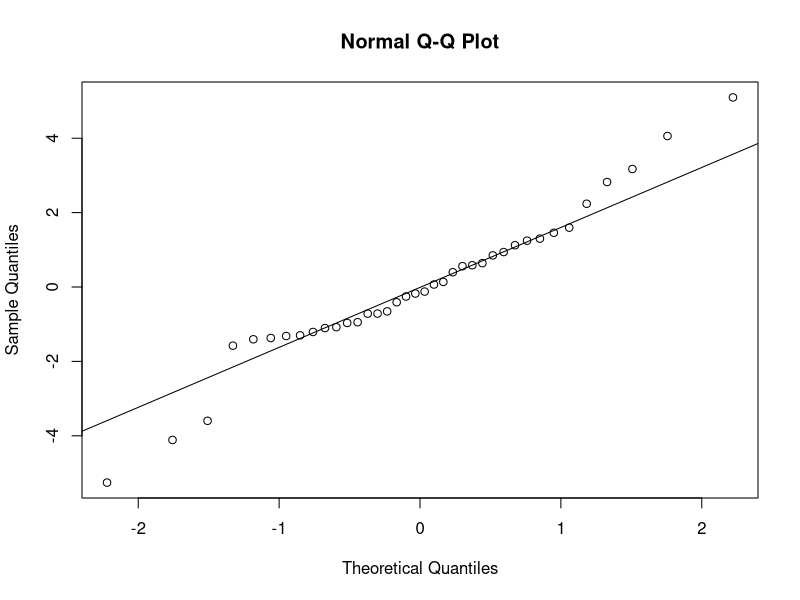
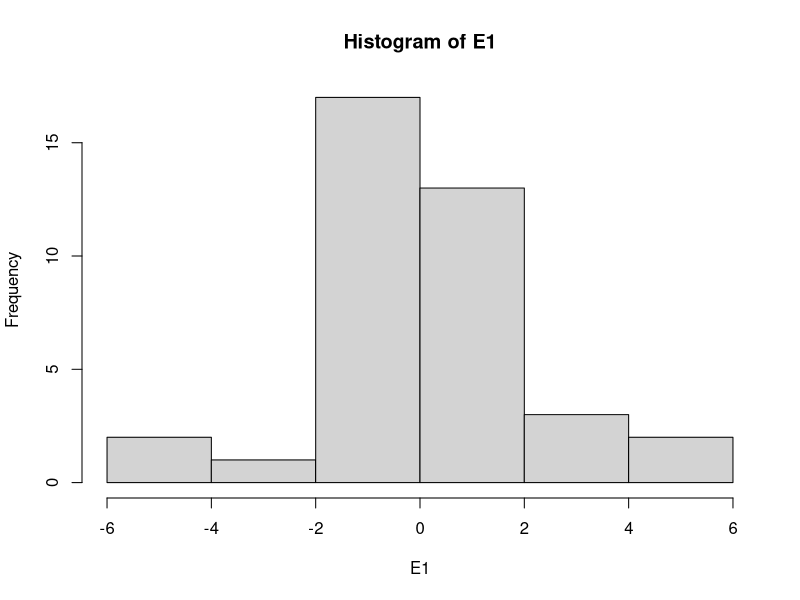
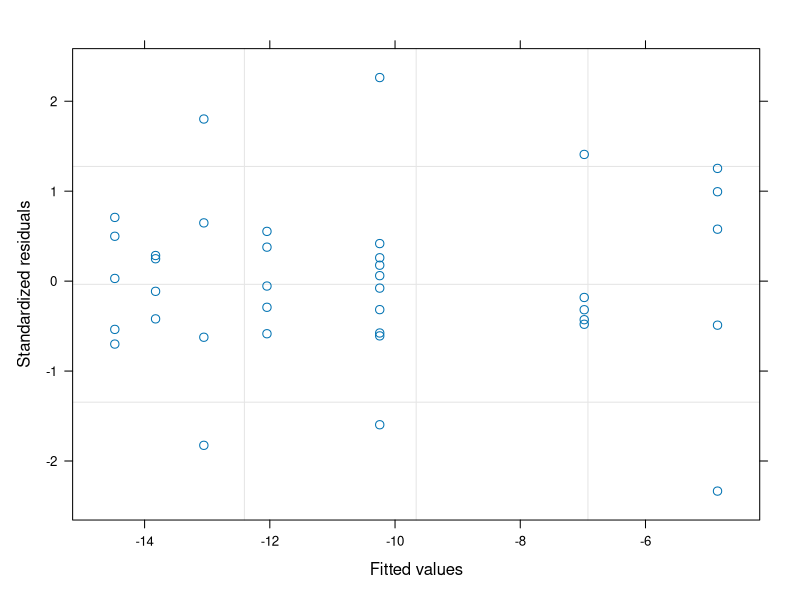

Here is the R script that generated these plots, in order: (Note: this script raises an error after producing the figures.)
#Author:  Clay Arango
#Creation date: 10-Feb-19
#Script to analyze NDS data from Summer 2018 WSB work with S. Roley and A. Alexiades

#packages
install.packages("nlme")
install.packages("nortest")
install.packages("dplyr")
install.packages("multcomp")
install.packages("MASS")
install.packages("ggplot2")
library(nlme)
library(nortest)
library(dplyr)
library(multcomp)
library(MASS)
library(ggplot2)

#Load data
roza_fall <- read.table(file="roza_fall.csv", header=T, sep=",")

#set variable
d = roza_fall

#evaluate data to make sure factors are correct
names(d)
unique(d$nutrient) #control, N, NP, NPSi, NSi, P, PSi, Si
unique(d$N) #should be 0 and 1
unique(d$P) #should be 0 and 1
unique(d$Si) #should be 0 and 1
unique(d$top) #should be "sponge" and "glass"
#if need to change, use recode function below. 
d$top<-recode(d$top, "cellulose" ="sponge")
str(d)

#convert N and P vand Si alues (0 or 1 for absence or presence) to factors
d$N<-as.factor(d$N)
d$P<-as.factor(d$P)
d$Si<-as.factor(d$Si)
str(d)

#subset data into gpp and cr response
d.cr = subset(d, top=="sponge", data=d)
d.gpp = subset(d, top=="glass", data=d)

#calculate nrr for cr
x = aggregate(d.cr[,8], list(d.cr$nutrient), mean, na.rm=T)
x
d.cr$cr.nrr = d.cr$cr.area/-10.244565 #is there a prettier way to do this?

#calculate nrr for gpp
x = aggregate(d.gpp[,9], list(d.gpp$nutrient), mean, na.rm=T)
x
d.gpp$gpp.nrr = d.gpp$gpp.area/3.991310 #is there a prettier way to do this?

############################################################
#analyze RESPIRATION data
############################################################

M1<-gls(cr.area~N*P*Si, data=d.cr, na.action=na.omit)
E1<-residuals(M1)
qqnorm(E1)
qqline(E1)
ad.test(E1)
   #residuals are normally distributed, p=0.1036
hist(E1)  
plot(M1)

plot(filter(d.cr, !is.na(cr.area)) %>% dplyr::select(nutrient), 
     E1, xlab="nutrient", ylab="Residuals")
bartlett.test(cr.area~nutrient, data=d.cr)
   #variance test is below 0.05, but just barely

anova(M1)
  #co-limited by P and Si

x <- group_by(d.cr, nutrient) %>%  # Grouping function causes subsequent functions to aggregate by season and reach
  summarize(cr.mean = abs(mean(cr.area, na.rm = TRUE)), # na.rm = TRUE to remove missing values
            cr.sd=abs(sd(cr.area, na.rm = TRUE)),  # na.rm = TRUE to remove missing values
            n = sum(!is.na(cr.area)), # of observations, excluding NAs. 
            cr.se=cr.sd/sqrt(n))

ggplot(data=x, aes(x=nutrient, y=cr.mean)) + 
  geom_bar(stat="identity", position=position_dodge(), color = "black") + 
  geom_errorbar(aes(ymin=cr.mean, ymax=cr.mean+cr.se), width=0.2, 
                position=position_dodge(0.9)) + 
  xlab("Nutrient") +
  ylab(expression(Respiration~(ug~O[2]~m^{-2}~h^{-1}))) +
  ylim(0,20) +
  labs(fill="Light") +
  theme_bw() +
  theme(panel.grid.major=element_blank(),
        panel.grid.minor=element_blank(),
        legend.title=element_text(size=6),
        legend.key=element_blank(), 
        legend.position=c(0.5,0.95), 
        legend.text=element_text(size=8), 
        legend.background=element_blank(), 
        legend.direction="horizontal", 
        legend.key.size=unit(0.3, "cm"), 
        axis.title.y=element_text(size=8), 
        axis.title.x=element_text(size=8), 
        axis.text.x=element_text(size=8))

#ggsave('output/figures/Roza_summer.tiff',
#       units="in",
#       width=3.25,
#       height=3.25,
#       dpi=1200,
#       compression="lzw")

############################################################
#analyze the PRODUCTION data
############################################################

M1<-gls(gpp.area~N*P*Si, data=d.gpp, na.action=na.omit) 
E1<-residuals(M1)
qqnorm(E1)
qqline(E1)
ad.test(E1)
   #residuals are normal

hist(E1, xlab="residuals", main="")
plot(M1)

plot(filter(d.gpp, !is.na(gpp.area)) %>% dplyr::select(nutrient), 
     E1, xlab="nutrient", ylab="Residuals")
bartlett.test(gpp.area~nutrient, data=d.gpp)
   #OK

anova(M1)
  #P+Si co-limitation

x <- group_by(d.gpp, nutrient) %>%  # Grouping function causes subsequent functions to aggregate by season and reach
  summarize(gpp.mean = abs(mean(gpp.area, na.rm = TRUE)), # na.rm = TRUE to remove missing values
            gpp.sd=abs(sd(gpp.area, na.rm = TRUE)),  # na.rm = TRUE to remove missing values
            n = sum(!is.na(gpp.area)), # of observations, excluding NAs. 
            gpp.se=gpp.sd/sqrt(n))

ggplot(data=x, aes(x=nutrient, y=gpp.mean)) + 
  geom_bar(stat="identity", position=position_dodge(), color = "black") + 
  geom_errorbar(aes(ymin=gpp.mean, ymax=gpp.mean+gpp.se), width=0.2, 
                position=position_dodge(0.9)) + 
  xlab("Nutrient") +
  ylab(expression(Production~(ug~O[2]~m^{-2}~h^{-1}))) +
  labs(fill="Light") +
  theme_bw() +
  theme(panel.grid.major=element_blank(),
        panel.grid.minor=element_blank(), 
        legend.title=element_text(size=6), 
        legend.key=element_blank(),  
        legend.position=c(0.5,0.95),  
        legend.text=element_text(size=8),  
        legend.background=element_blank(),  
        legend.direction="horizontal",  
        legend.key.size=unit(0.3, "cm"),  
        axis.title.y=element_text(size=8),  
        axis.title.x=element_text(size=8),  
        axis.text.x=element_text(size=8))

#ggsave('output/figures/gppByNutrient.tiff',
#       units="in",
#       width=3.25,
#       height=3.25,
#       dpi=1200,
#       compression="lzw")


#BELOW HERE IS NOT EDITED





############################################################
#analyze the CHL-A biomass on disks

M1<-gls(chla~N*P*light, data=roza_sum.chla, na.action=na.omit)
E1<-residuals(M1)
qqnorm(E1)
qqline(E1)
ad.test(E1)
  #residuals look bad (p=0.001)
hist(E1)
plot(M1)

vf1 = varIdent(form = ~ 1|N*P)
vf2 = varIdent(form = ~ 1|light)
vf3 = varIdent(form = ~ 1|N*P*light)
vf4 = varPower(form = ~ fitted(.)) 
vf5 = varExp(form = ~ fitted(.))
vf6 = varConstPower(form = ~ fitted(.))
vf7 = varExp(form = ~ fitted(.)|nutrient)

M2<-gls(chla~N*P*light, data=roza_sum.chla, na.action=na.omit, weights=vf1)
M3<-gls(chla~N*P*light, data=roza_sum.chla, na.action=na.omit, weights=vf2)
M4<-gls(chla~N*P*light, data=roza_sum.chla, na.action=na.omit, weights=vf3)
M5<-gls(chla~N*P*light, data=roza_sum.chla, na.action=na.omit, weights=vf4)
M6<-gls(chla~N*P*light, data=roza_sum.chla, na.action=na.omit, weights=vf5)
M7<-gls(chla~N*P*light, data=roza_sum.chla, na.action=na.omit, weights=vf6)
M8<-gls(chla~N*P*light, data=roza_sum.chla, na.action=na.omit, weights=vf7)

anova(M1,M2,M3,M4,M5,M6,M7,M8)

#M3 is best on AIC

E3<-residuals(M3)
qqnorm(E3)
qqline(E3)
ad.test(E3)
#residuals are not normal (p=0.001)
hist(E3, xlab="residuals", main="")
plot(M3)
  #hist and plot look good

plot(filter(roza_sum.chla, !is.na(chla)) %>% dplyr::select(light), 
     E3, xlab="light", ylab="Residuals")
bartlett.test(chla~light, data=roza_sum.chla)

plot(filter(roza_sum.chla, !is.na(chla)) %>% dplyr::select(nutrient), 
     E3, xlab="nutrient", ylab="Residuals")
bartlett.test(chla~nutrient, data=roza_sum.chla)

anova(M3)

#light is significant and N and P separately interact with light

x<-roza_sum.chla[complete.cases(roza_sum.chla$chla),]

with(x, 
     interaction.plot(nutrient,light,chla, 
                      ylim=c(0,1.5),lty=c(1,12),lwd=2,ylab="Chlorophyll a", 
                      xlab="Nutrient", trace.label="Light"))

x <- group_by(roza_sum.chla, nutrient, light) %>%  # Grouping function causes subsequent functions to aggregate by season and reach
  summarize(chla.mean = mean(chla, na.rm = TRUE), # na.rm = TRUE to remove missing values
            chla.sd=sd(chla, na.rm = TRUE),  # na.rm = TRUE to remove missing values
            n = sum(!is.na(chla)), # of observations, excluding NAs. 
            chla.se=chla.sd/sqrt(n))

ggplot(data=x, 
       aes(x=nutrient, y=chla.mean, fill=light)) + 
  geom_bar(stat="identity", position=position_dodge(), color = "black") + 
  geom_errorbar(aes(ymin=chla.mean, ymax=chla.mean+chla.se), width=0.2, 
                position=position_dodge(0.9)) + 
  scale_fill_manual(values=c("white","black")) +
  xlab("Nutrient") +
  ylab(expression(Chlorophyll~a~(ug~cm^{-2}))) +
  ylim(0,1.7) +
  labs(fill="Light") +
  theme_bw() +
  theme(panel.grid.major=element_blank(), 
        panel.grid.minor=element_blank(), 
        legend.title=element_text(size=6), 
        legend.key=element_blank(), 
        legend.position=c(0.5,0.95), 
        legend.text=element_text(size=8), 
        legend.background=element_blank(), 
        legend.direction="horizontal", 
        legend.key.size=unit(0.3, "cm"), 
        axis.title.y=element_text(size=8), 
        axis.title.x=element_text(size=8), 
        axis.text.x=element_text(size=8))

ggsave('output/figures/chlaByNutrientLight.tiff',
       units="in",
       width=3.25,
       height=3.25,
       dpi=1200,
       compression="lzw")



############################################################
############################################################
#calculate nrr mean and standard error
x1 <- group_by(roza_sum, nutrient, light) %>%  # Grouping function causes subsequent functions to aggregate by season and reach
  summarize(chla.nrr.mean = mean(chla.nrr, na.rm = TRUE), # na.rm = TRUE to remove missing values
            chla.nrr.sd=sd(chla.nrr, na.rm = TRUE),  # na.rm = TRUE to remove missing values
            chla.n = sum(!is.na(chla.nrr)), # of observations, excluding NAs. 
            chla.nrr.se=chla.nrr.sd/sqrt(chla.n))


x2 <- group_by(roza_sum, nutrient, light) %>%  # Grouping function causes subsequent functions to aggregate by season and reach
  summarize(gpp.nrr.mean = mean(gpp.nrr, na.rm = TRUE), # na.rm = TRUE to remove missing values
            gpp.nrr.sd=sd(gpp.nrr, na.rm = TRUE),  # na.rm = TRUE to remove missing values
            gpp.n = sum(!is.na(gpp.nrr)), # of observations, excluding NAs. 
            gpp.nrr.se=gpp.nrr.sd/sqrt(gpp.n))

x3 <- group_by(roza_sum, nutrient, light) %>%  # Grouping function causes subsequent functions to aggregate by season and reach
  summarize(cr.nrr.mean = mean(cr.nrr, na.rm = TRUE), # na.rm = TRUE to remove missing values
            cr.nrr.sd=sd(cr.nrr, na.rm = TRUE),  # na.rm = TRUE to remove missing values
            cr.n = sum(!is.na(cr.nrr)), # of observations, excluding NAs. 
            cr.nrr.se=cr.nrr.sd/sqrt(cr.n))

roza_sum.nrr<-cbind(x1,x2,x3)
roza_sum.nrr <- roza_sum.nrr[, !duplicated(colnames(roza_sum.nrr))]
write.csv(roza_sum.nrr, "roza_sum.nrr.csv")
